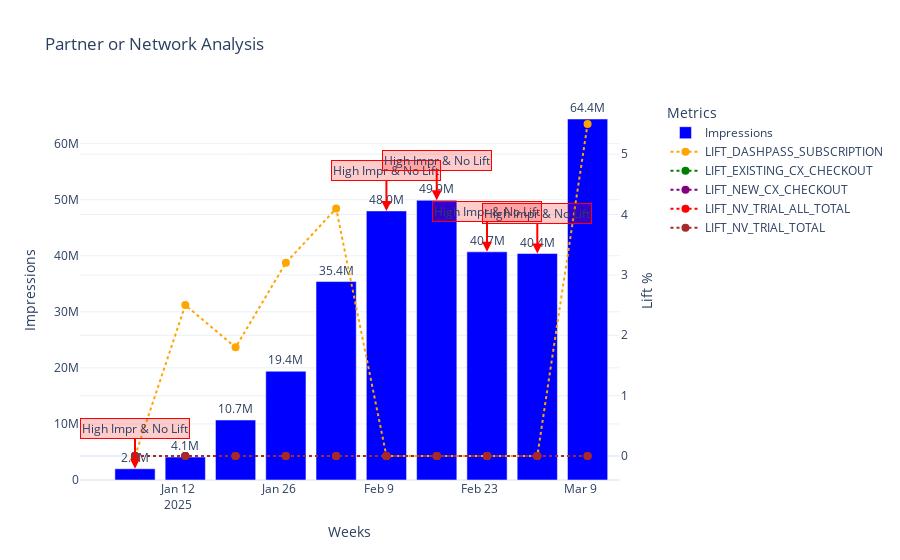

Write notebook code for a chart like this one.
### Code cell
import pandas as pd
import plotly.graph_objects as go
from plotly.subplots import make_subplots

# Simulación de datos
data = {
 "Week": [
     "2025-01-06", "2025-01-13", "2025-01-20", "2025-01-27", "2025-02-03",
     "2025-02-10", "2025-02-17", "2025-02-24", "2025-03-03", "2025-03-10"
 ],
 "Ispot Impressions": [2000000, 4100000, 10700000, 19400000, 35400000, 48000000, 49900000, 40700000, 40400000, 64400000],
 "LIFT_DASHPASS_SUBSCRIPTION": [0, 2.5, 1.8, 3.2, 4.1, 0, 0, 0, 0, 5.5],
 "LIFT_EXISTING_CX_CHECKOUT": [0, 0, 0, 0, 0, 0, 0, 0, 0, 0],
 "LIFT_NEW_CX_CHECKOUT": [0, 0, 0, 0, 0, 0, 0, 0, 0, 0],
 "LIFT_NV_TRIAL_ALL_TOTAL": [0, 0, 0, 0, 0, 0, 0, 0, 0, 0],
 "LIFT_NV_TRIAL_TOTAL": [0, 0, 0, 0, 0, 0, 0, 0, 0, 0]
}

df = pd.DataFrame(data)

# Calcular el promedio histórico de impresiones y el IQR
impressions_mean = df["Ispot Impressions"].mean()
impressions_iqr = df["Ispot Impressions"].quantile(0.75) - df["Ispot Impressions"].quantile(0.25)
low_impressions_threshold = min(100000, impressions_mean - impressions_iqr)

# Crear subgráfico con doble eje Y
fig = make_subplots(specs=[[{"secondary_y": True}]])

# Agregar barras para las impresiones
fig.add_trace(
 go.Bar(
     x=df["Week"],
     y=df["Ispot Impressions"],
     name="Impressions",
     marker_color="blue",
     text=[f"{x/1e6:.1f}M" for x in df["Ispot Impressions"]],
     textposition="outside"
 ),
 secondary_y=False,
)

# Colores para los diferentes tipos de LIFT
lift_colors = {
 "LIFT_DASHPASS_SUBSCRIPTION": "orange",
 "LIFT_EXISTING_CX_CHECKOUT": "green",
 "LIFT_NEW_CX_CHECKOUT": "purple",
 "LIFT_NV_TRIAL_ALL_TOTAL": "red",
 "LIFT_NV_TRIAL_TOTAL": "brown"
}

# Agregar líneas para cada tipo de LIFT
for lift_type, color in lift_colors.items():
 fig.add_trace(
     go.Scatter(
         x=df["Week"],
         y=df[lift_type],
         mode="lines+markers",
         name=lift_type,
         line=dict(color=color, dash="dot"),
         marker=dict(size=8),
         hovertemplate=f"{lift_type}: {{y:.2f}}%"
     ),
     secondary_y=True,
 )

# Etiquetas personalizadas
annotations = []
for i, row in df.iterrows():
 # Condición: Impresiones > 1M y todos los valores de LIFT son 0
 if row["Ispot Impressions"] > 1e6 and all(row[lift] == 0 for lift in lift_colors.keys()):
     annotations.append(dict(
         x=row["Week"],
         y=row["Ispot Impressions"],
         xref="x",
         yref="y",
         text="High Impr & No Lift",
         showarrow=True,
         arrowhead=2,
         arrowsize=1,
         arrowwidth=2,
         arrowcolor="red",
         ax=0,
         ay=-40,
         bgcolor="rgba(255, 0, 0, 0.2)",
         bordercolor="red"
     ))
 
 # Condición: Impresiones < low_impressions_threshold y al menos un LIFT > 5%
 if row["Ispot Impressions"] < low_impressions_threshold and any(row[lift] > 5 for lift in lift_colors.keys()):
     annotations.append(dict(
         x=row["Week"],
         y=row["Ispot Impressions"],
         xref="x",
         yref="y",
         text="Low Impr & High Lift",
         showarrow=True,
         arrowhead=2,
         arrowsize=1,
         arrowwidth=2,
         arrowcolor="blue",
         ax=0,
         ay=-40,
         bgcolor="rgba(0, 0, 255, 0.2)",
         bordercolor="blue"
     ))

# Configurar diseño del gráfico
fig.update_layout(
 title_text="Partner or Network Analysis",
 xaxis_title="Weeks",
 yaxis_title="Impressions",
 yaxis2_title="Lift %",
 legend_title="Metrics",
 barmode="group",
 template="plotly_white",
 annotations=annotations
)

# Guardar como archivo HTML
fig.write_html("partner_network_analysis.html")

# Mostrar gráfico en Jupyter Notebook (opcional)
fig.show()

### Figure 1 — Plotly figure (JSON) as saved in the notebook; plotly's stock layout.template omitted (floating-point values rounded to 4 significant figures)
{"data": [{"marker": {"color": "blue"}, "name": "Impressions", "text": ["2.0M", "4.1M", "10.7M", "19.4M", "35.4M", "48.0M", "49.9M", "40.7M", "40.4M", "64.4M"], "textposition": "outside", "type": "bar", "x": ["2025-01-06", "2025-01-13", "2025-01-20", "2025-01-27", "2025-02-03", "2025-02-10", "2025-02-17", "2025-02-24", "2025-03-03", "2025-03-10"], "xaxis": "x", "y": [2000000, 4100000, 10700000, 19400000, 35400000, 48000000, 49900000, 40700000, 40400000, 64400000], "yaxis": "y"}, {"hovertemplate": "LIFT_DASHPASS_SUBSCRIPTION: {y:.2f}%", "line": {"color": "orange", "dash": "dot"}, "marker": {"size": 8}, "mode": "lines+markers", "name": "LIFT_DASHPASS_SUBSCRIPTION", "type": "scatter", "x": ["2025-01-06", "2025-01-13", "2025-01-20", "2025-01-27", "2025-02-03", "2025-02-10", "2025-02-17", "2025-02-24", "2025-03-03", "2025-03-10"], "xaxis": "x", "y": [0.0, 2.5, 1.8, 3.2, 4.1, 0.0, 0.0, 0.0, 0.0, 5.5], "yaxis": "y2"}, {"hovertemplate": "LIFT_EXISTING_CX_CHECKOUT: {y:.2f}%", "line": {"color": "green", "dash": "dot"}, "marker": {"size": 8}, "mode": "lines+markers", "name": "LIFT_EXISTING_CX_CHECKOUT", "type": "scatter", "x": ["2025-01-06", "2025-01-13", "2025-01-20", "2025-01-27", "2025-02-03", "2025-02-10", "2025-02-17", "2025-02-24", "2025-03-03", "2025-03-10"], "xaxis": "x", "y": [0, 0, 0, 0, 0, 0, 0, 0, 0, 0], "yaxis": "y2"}, {"hovertemplate": "LIFT_NEW_CX_CHECKOUT: {y:.2f}%", "line": {"color": "purple", "dash": "dot"}, "marker": {"size": 8}, "mode": "lines+markers", "name": "LIFT_NEW_CX_CHECKOUT", "type": "scatter", "x": ["2025-01-06", "2025-01-13", "2025-01-20", "2025-01-27", "2025-02-03", "2025-02-10", "2025-02-17", "2025-02-24", "2025-03-03", "2025-03-10"], "xaxis": "x", "y": [0, 0, 0, 0, 0, 0, 0, 0, 0, 0], "yaxis": "y2"}, {"hovertemplate": "LIFT_NV_TRIAL_ALL_TOTAL: {y:.2f}%", "line": {"color": "red", "dash": "dot"}, "marker": {"size": 8}, "mode": "lines+markers", "name": "LIFT_NV_TRIAL_ALL_TOTAL", "type": "scatter", "x": ["2025-01-06", "2025-01-13", "2025-01-20", "2025-01-27", "2025-02-03", "2025-02-10", "2025-02-17", "2025-02-24", "2025-03-03", "2025-03-10"], "xaxis": "x", "y": [0, 0, 0, 0, 0, 0, 0, 0, 0, 0], "yaxis": "y2"}, {"hovertemplate": "LIFT_NV_TRIAL_TOTAL: {y:.2f}%", "line": {"color": "brown", "dash": "dot"}, "marker": {"size": 8}, "mode": "lines+markers", "name": "LIFT_NV_TRIAL_TOTAL", "type": "scatter", "x": ["2025-01-06", "2025-01-13", "2025-01-20", "2025-01-27", "2025-02-03", "2025-02-10", "2025-02-17", "2025-02-24", "2025-03-03", "2025-03-10"], "xaxis": "x", "y": [0, 0, 0, 0, 0, 0, 0, 0, 0, 0], "yaxis": "y2"}], "layout": {"annotations": [{"arrowcolor": "red", "arrowhead": 2, "arrowsize": 1, "arrowwidth": 2, "ax": 0, "ay": -40, "bgcolor": "rgba(255, 0, 0, 0.2)", "bordercolor": "red", "showarrow": true, "text": "High Impr & No Lift", "x": "2025-01-06", "xref": "x", "y": 2000000, "yref": "y"}, {"arrowcolor": "red", "arrowhead": 2, "arrowsize": 1, "arrowwidth": 2, "ax": 0, "ay": -40, "bgcolor": "rgba(255, 0, 0, 0.2)", "bordercolor": "red", "showarrow": true, "text": "High Impr & No Lift", "x": "2025-02-10", "xref": "x", "y": 48000000, "yref": "y"}, {"arrowcolor": "red", "arrowhead": 2, "arrowsize": 1, "arrowwidth": 2, "ax": 0, "ay": -40, "bgcolor": "rgba(255, 0, 0, 0.2)", "bordercolor": "red", "showarrow": true, "text": "High Impr & No Lift", "x": "2025-02-17", "xref": "x", "y": 49900000, "yref": "y"}, {"arrowcolor": "red", "arrowhead": 2, "arrowsize": 1, "arrowwidth": 2, "ax": 0, "ay": -40, "bgcolor": "rgba(255, 0, 0, 0.2)", "bordercolor": "red", "showarrow": true, "text": "High Impr & No Lift", "x": "2025-02-24", "xref": "x", "y": 40700000, "yref": "y"}, {"arrowcolor": "red", "arrowhead": 2, "arrowsize": 1, "arrowwidth": 2, "ax": 0, "ay": -40, "bgcolor": "rgba(255, 0, 0, 0.2)", "bordercolor": "red", "showarrow": true, "text": "High Impr & No Lift", "x": "2025-03-03", "xref": "x", "y": 40400000, "yref": "y"}], "barmode": "group", "legend": {"title": {"text": "Metrics"}}, "title": {"text": "Partner or Network Analysis"}, "xaxis": {"anchor": "y", "domain": [0, 0.94], "title": {"text": "Weeks"}}, "yaxis": {"anchor": "x", "domain": [0, 1], "title": {"text": "Impressions"}}, "yaxis2": {"anchor": "x", "overlaying": "y", "side": "right", "title": {"text": "Lift %"}}}}
